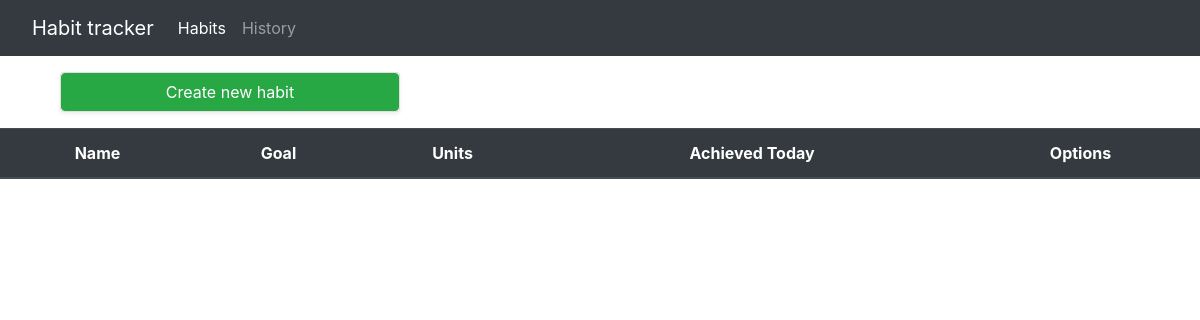
Before: / with the older database file.
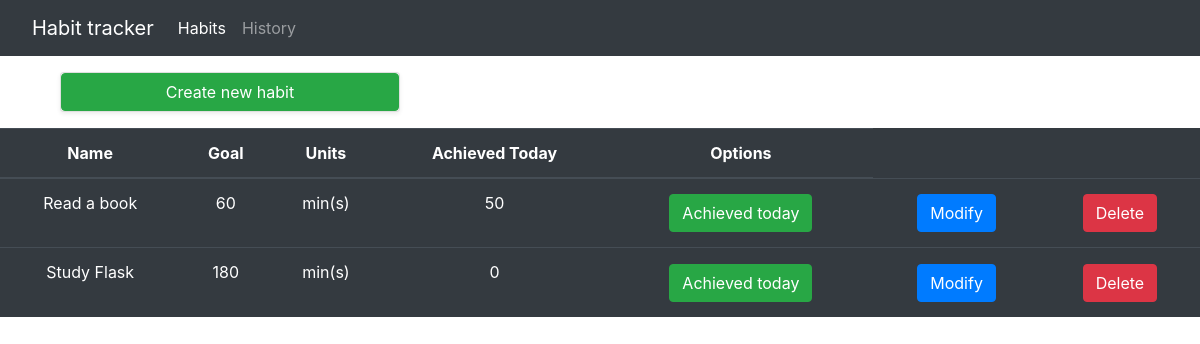
After: the same page with the newer database file.
### habit_tracker/models.py (models this page shows, shortened)
class Habit(db.Model):
    id = db.Column(db.Integer(), primary_key=True)
    name = db.Column(db.String(length=40), unique=True, nullable=False)
    goal = db.Column(db.Integer(), unique=False, nullable=False)
    units = db.Column(db.String(length=20), unique=False, nullable=False)
    days_of_the_week = db.Column(db.String(length=7), unique=False, nullable=False) # MTWXFSD
    history = db.relationship("HabitHistory", backref="habit_obj", lazy=True)

class HabitHistory(db.Model):
    id = db.Column(db.Integer(), primary_key=True)
    name = db.Column(db.String(length=40), unique=False, nullable=False)
    date = db.Column(DateTime(timezone=True), server_default=func.now())
    goal = db.Column(db.Integer(), unique=False, nullable=False)
    units = db.Column(db.String(length=20), unique=False, nullable=False)
    achieved = db.Column(db.Integer(), unique=False, nullable=False)
    habit_obj_id = db.Column(db.Integer(), db.ForeignKey("habit.id"))
    @property
    def local_timezone_date(self):
        local_datetime = self.date.replace(tzinfo=tz.tzutc())
        local_datetime = local_datetime.astimezone(tz.tzlocal())
        return local_datetime

### habit_tracker/routes.py (the view, shortened to what this page needs)
@main.route("/", methods=["GET", "POST"])
def habits_page():
    create_habit_form = CreateHabitForm()
    modify_form = ModifyForm()
    modify_achieved_form = ModifyAchievedForm()
    delete_habit_form = DeleteHabitForm()
    if request.method == "GET":
        habits = Habit.query.all()
        return render_template("habits.html", habits=habits,
            create_habit_form=create_habit_form, modify_form=modify_form,
            modify_achieved_form=modify_achieved_form,
            delete_habit_form=delete_habit_form, date=date,
            local_datetime_is_today=local_datetime_is_today,
        )

### habit_tracker/routes.py (called while the page is built)
def local_datetime_is_today(local_datetime):
    return True if (
        local_datetime.year == date.today().year and
        local_datetime.month == date.today().month and
        local_datetime.day == date.today().day
        ) else False

### habit_tracker/templates/habits.html (shortened to what this page needs)
{% extends "base.html" %}
{% block content %}
    <div class="container">
        <div class="row flex-fill" style="margin: 1rem 0 1rem 0;">
            <div class="col-4">
                {% include "includes/create_habit_modal.html" %}
                <div class="card shadow-sm" class="margin: 0px; padding: 0px;">
                    <button class="btn btn-outline btn-success" data-toggle="modal"
                            data-target="#Modal-CreateHabit">
                        Create new habit
                    </button>
                </div>
            </div>
        </div>
    </div>
    <table class="table table-hover table-dark text-center" style="margin-top: 0.5rem;">
        <thead>
            <tr>
                <th scope="col">Name</th>
                <th scope="col">Goal</th>
                <th scope="col">Units</th>
                <th scope="col">Achieved Today</th>
                <th scope="col">Options</th>
            </tr>
        </thead>
        <tbody>
            {% for habit in habits %}
                {% include 'includes/habits_options_modals.html' %}
                <tr>
                    <td>{{ habit.name }}</td>
                    <td>{{ habit.goal }}</td>
                    <td>{{ habit.units }}</td>
                    {% if local_datetime_is_today(habit.history[-1].local_timezone_date) %}
                        <td>{{ habit.history[-1].achieved }}</td>
                    {% else %}
                        <td>0</td>
                    {% endif %}
                    <td>
                        <button class="btn btn-outline btn-success" style="margin: 0.2rem;"
                            data-toggle="modal" data-target="#Modal-ModifyAchieved-{{ habit.id }}">
                            Achieved today
                        </button>
                    </td>
                    <td>
                        <button class="btn btn-outline btn-primary" style="margin: 0.2rem;"
                                data-toggle="modal" data-target="#Modal-Modify-{{ habit.id }}">
                            Modify
                        </button>
                    </td>
                    <td>
                        <button class="btn btn-outline btn-danger" style="margin: 0.2rem;"
                                data-toggle="modal" data-target="#Modal-DeleteHabit-{{ habit.id }}">
                            Delete
                        </button>
                    </td>
                </tr>
            {% endfor %}
        </tbody>
    </table>
{% endblock %}

Changed rows visible on the page:
added Habit: name "Read a book", goal "60", units "min(s)", achieved "50"
added Habit: name "Study Flask", goal "180", units "min(s)", achieved "0"
